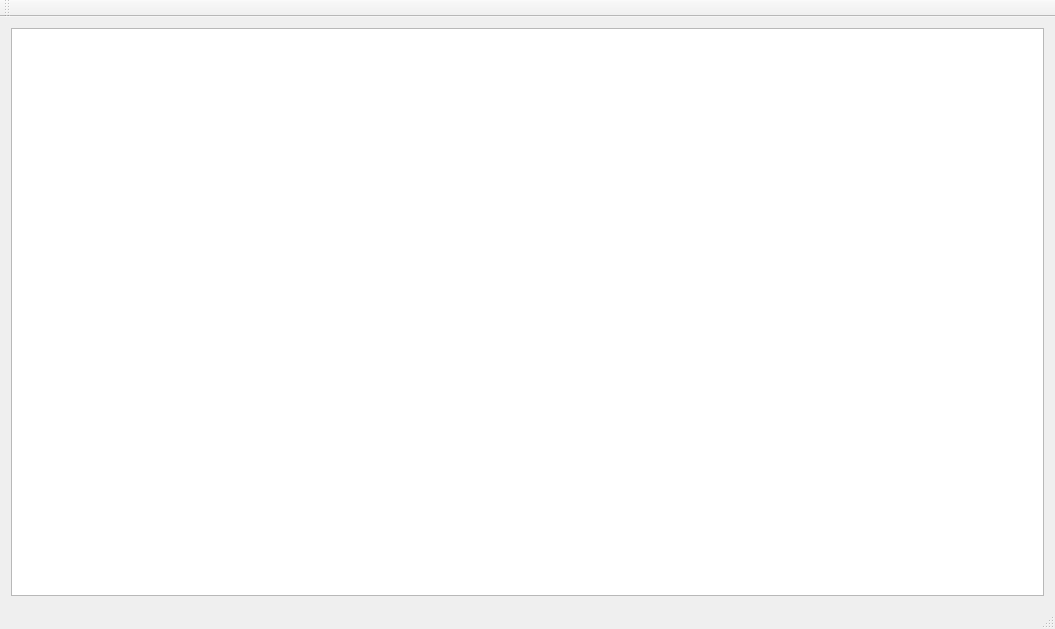
<?xml version="1.0" encoding="UTF-8"?>
<ui version="4.0">
 <class>MainWindow</class>
 <widget class="QMainWindow" name="MainWindow">
  <property name="geometry">
   <rect>
    <x>0</x>
    <y>0</y>
    <width>1055</width>
    <height>629</height>
   </rect>
  </property>
  <property name="windowTitle">
   <string>MainWindow</string>
  </property>
  <widget class="QWidget" name="centralWidget">
   <layout class="QGridLayout" name="gridLayout">
    <item row="0" column="0">
     <widget class="QTextBrowser" name="textBrowser"/>
    </item>
   </layout>
  </widget>
  <widget class="QMenuBar" name="menuBar">
   <property name="geometry">
    <rect>
     <x>0</x>
     <y>0</y>
     <width>1055</width>
     <height>26</height>
    </rect>
   </property>
  </widget>
  <widget class="QToolBar" name="mainToolBar">
   <attribute name="toolBarArea">
    <enum>TopToolBarArea</enum>
   </attribute>
   <attribute name="toolBarBreak">
    <bool>false</bool>
   </attribute>
  </widget>
  <widget class="QStatusBar" name="statusBar"/>
 </widget>
 <layoutdefault spacing="6" margin="11"/>
 <resources/>
 <connections/>
</ui>
